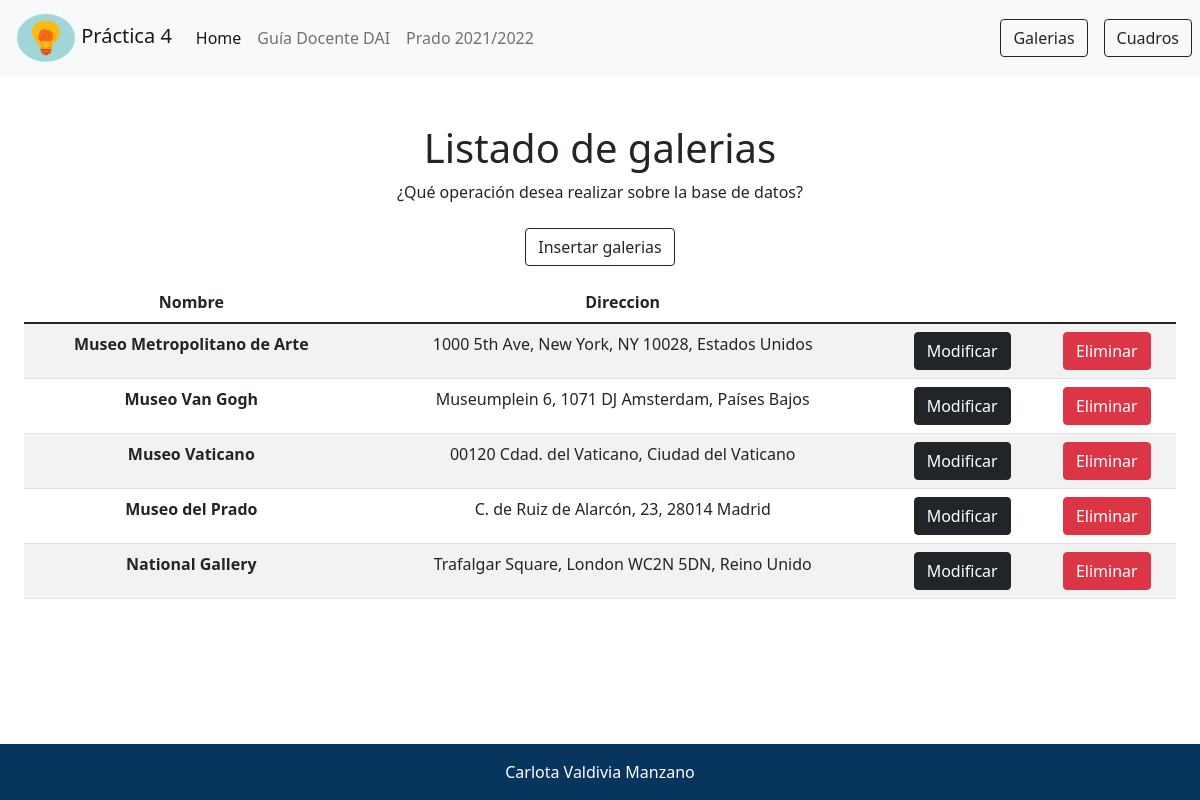
Screenshot of /lista_galerias with the database file from the repository.
### galerias/models.py (models this page shows, shortened)
class Galeria(models.Model):
  nombre     = models.CharField(max_length=200)
  dirección  = models.CharField(max_length=100)

### galerias/views.py (the view)
# urls.py: path('lista_galerias', views.listaGalerias, name='lista_galerias'),
def listaGalerias(request):
    galerias = Galeria.objects.all().order_by('nombre')
    return render(request, 'lista_galerias.html', {'galerias':galerias})

### galerias/templates/lista_galerias.html (shortened to what this page needs)
{%extends "base.html" %}
{%block content %}
<h1 class="text-center"> Listado de galerias</h1>
<form action="{% url 'lista_galerias'%}}" method="post">
    <div class="container-fluid text-center">
        <p> ¿Qué operación desea realizar sobre la base de datos? </p>
        <div class="row mb-2 justify-content-center">
            <div class="col-md-auto my-2">
                <a class="btn btn-outline-dark text-center" href="{% url 'insertar_galeria' %}">Insertar galerias</a>
            </div>
        </div>
</form>
<div class="table-responsive-sm">
    <table class="table table-striped">
        <thead class="thead-dark">
            <tr>
                <th scope="col">Nombre</th>
                <th scope="col">Direccion</th>
            </tr>
        </thead>
        <tbody>
            {% for galeria in galerias %}
            <tr>
                <th scope="row">{{ galeria.nombre }}</th>
                <td>{{ galeria.dirección }}</td>
                <td><a class="btn btn btn-dark text-center " href="{% url 'modificar_galeria' galeria.nombre %}">Modificar</a></td>
                <td><a class="btn btn btn-danger text-center " href="{% url 'eliminar_galeria' galeria.nombre %} ">Eliminar</a></td>
            </tr>
            {% endfor %}
        </tbody>
    </table>
</div>
{% endblock %}

### galerias/templates/base.html (shortened to what this page needs)
<!doctype html>
{% load static %}
<html lang="en">
	<head>
		<link href="https://cdn.jsdelivr.net/npm/bootstrap@5.1.3/dist/css/bootstrap.min.css" rel="stylesheet">
	</head>
	<body>
		<header>
		<nav class="navbar navbar-expand-lg navbar-light bg-light" >
			<a class="navbar-brand ms-3" href="/#">
				<img src="{% static 'logo.png' %}" width="60px" height="50px">
				Práctica 4
			</a>
			<div class="collapse navbar-collapse" id="navbarSupportedContent">
				<ul class="navbar-nav mr-auto">
					<li class="nav-item active">
						<a class="nav-link active" href="/#">Home</a>
					</li>
					<li class="nav-item active">
						<a class="nav-link" href="https://grados.ugr.es/ramas/ingenieria-arquitectura/grado-ingenieria-informatica/desarrollo-aplicaciones-internet-especialidad-tecnologias-la-informacion/guia-docente">Guía Docente DAI</a>
					</li>
					<li class="nav-item active">
						<a class="nav-link" href="https://pradogrado2122.ugr.es/auth/saml/login.php">Prado 2021/2022</a>
					</li>
				</ul>
				<ul class="nav navbar-nav ms-auto">
					<a href="{% url 'lista_galerias' %}" class="btn btn-outline-dark my-2 my-sm-0 ms-2 me-2" role="button" aria-pressed="true">Galerias</a>
					<a href="{% url 'lista_cuadros' %}" class="btn btn-outline-dark my-2 my-sm-0 ms-2 me-2" role="button" aria-pressed="true">Cuadros</a>
				</ul>
			</div>
		</nav>
		</header>
		<div class="container-fluid">
			<div class="col-sm mt-5">
				{% block content %}
				{% endblock %}
				<br>
				<br>
				<br>
				<br>
				<br>
				<br>
			</div>
		</div>
		<footer class="text-center text-white fixed-bottom" style="background-color: #0a4275;">
			<div class="text-center p-3" style="background-color: rgba(0, 0, 0, 0.2);">
				Carlota Valdivia Manzano
			</div>
		</footer>
	</body>
</html>

### rows the page displays
Galeria: nombre "Museo Metropolitano de Arte", dirección "1000 5th Ave, New York, NY 10028, Estados Unidos"
Galeria: nombre "Museo Van Gogh", dirección "Museumplein 6, 1071 DJ Amsterdam, Países Bajos"
Galeria: nombre "Museo Vaticano", dirección "00120 Cdad. del Vaticano, Ciudad del Vaticano"
Galeria: nombre "Museo del Prado", dirección "C. de Ruiz de Alarcón, 23, 28014 Madrid"
Galeria: nombre "National Gallery", dirección "Trafalgar Square, London WC2N 5DN, Reino Unido"
